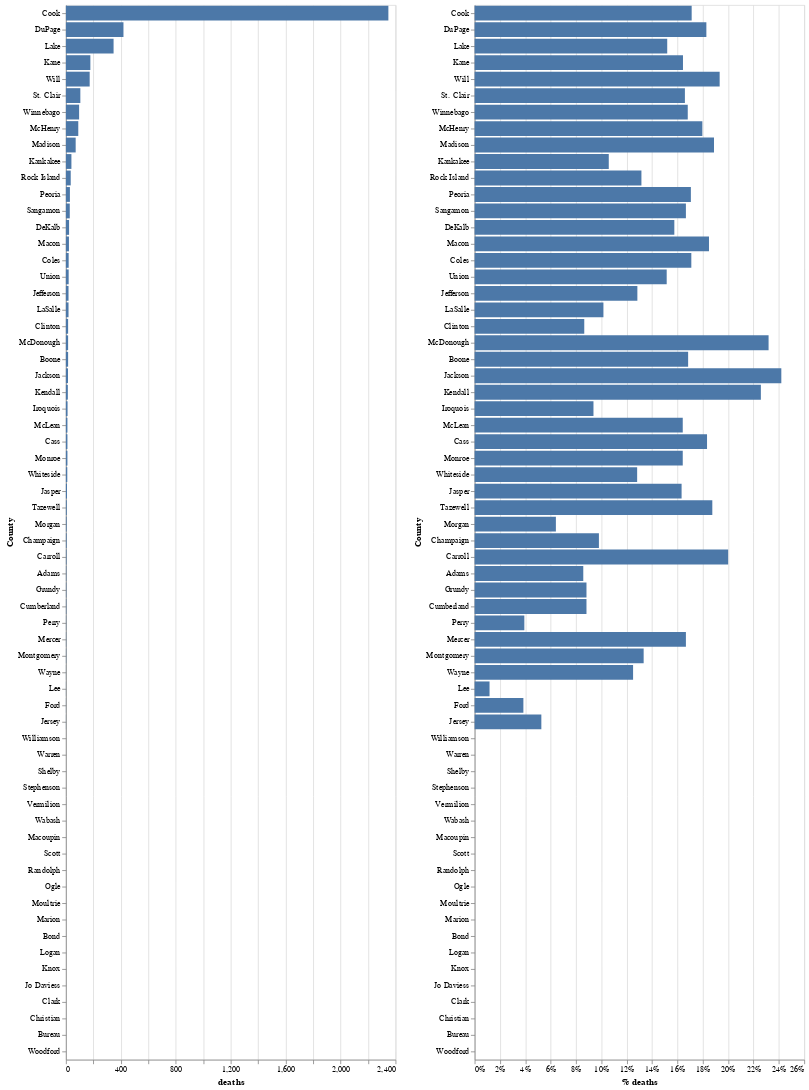

Notebook code for this chart:
### Code cell
import altair as alt
df1=df_county.sort_values(by=['deaths'], ascending=False).reset_index()
cols = ['Deaths Non LTC', 'LTC Deaths']
cols = ['LTC Deaths', 'Deaths Non LTC']


chart1 = alt.Chart(df_county.sort_values(by=['deaths'], ascending=False).reset_index()).mark_bar().encode(
    x='deaths:Q',
    y=alt.Y('County:O', sort='-x'),
    tooltip=['County', 'deaths', 'confirmed_cases', '% deaths']
)
chart2=chart1.encode(x=alt.X('% deaths', axis=alt.Axis(format='%')))
#chart2=chart1.encode(x=alt.X('% deaths'))


chart1 | chart2

### Figure 1 — Vega-Lite specification as saved in the notebook (floating-point values rounded to 4 significant figures)
{"config": {"view": {"continuousWidth": 400, "continuousHeight": 300}}, "hconcat": [{"mark": "bar", "encoding": {"tooltip": [{"type": "nominal", "field": "County"}, {"type": "quantitative", "field": "deaths"}, {"type": "quantitative", "field": "confirmed_cases"}, {"type": "quantitative", "field": "% deaths"}], "x": {"type": "quantitative", "field": "deaths"}, "y": {"type": "ordinal", "field": "County", "sort": "-x"}}}, {"mark": "bar", "encoding": {"tooltip": [{"type": "nominal", "field": "County"}, {"type": "quantitative", "field": "deaths"}, {"type": "quantitative", "field": "confirmed_cases"}, {"type": "quantitative", "field": "% deaths"}], "x": {"type": "quantitative", "axis": {"format": "%"}, "field": "% deaths"}, "y": {"type": "ordinal", "field": "County", "sort": "-x"}}}], "data": {"name": "data-fd2165aa9d3d090c9d3a70d346d48548"}, "$schema": "https://vega.github.io/schema/vega-lite/v4.8.1.json", "datasets": {"data-fd2165aa9d3d090c9d3a70d346d48548": [{"County": "Cook", "confirmed_cases": 13714, "deaths": 2348, "% deaths": 0.1712, "num of facilities": 292}, {"County": "DuPage", "confirmed_cases": 2292, "deaths": 419, "% deaths": 0.1828, "num of facilities": 67}, {"County": "Lake", "confirmed_cases": 2284, "deaths": 347, "% deaths": 0.1519, "num of facilities": 55}, {"County": "Kane", "confirmed_cases": 1083, "deaths": 178, "% deaths": 0.1644, "num of facilities": 44}, {"County": "Will", "confirmed_cases": 895, "deaths": 173, "% deaths": 0.1933, "num of facilities": 38}, {"County": "St. Clair", "confirmed_cases": 633, "deaths": 105, "% deaths": 0.1659, "num of facilities": 21}, {"County": "Winnebago", "confirmed_cases": 571, "deaths": 96, "% deaths": 0.1681, "num of facilities": 17}, {"County": "McHenry", "confirmed_cases": 501, "deaths": 90, "% deaths": 0.1796, "num of facilities": 14}, {"County": "Madison", "confirmed_cases": 376, "deaths": 71, "% deaths": 0.1888, "num of facilities": 21}, {"County": "Kankakee", "confirmed_cases": 378, "deaths": 40, "% deaths": 0.1058, "num of facilities": 12}, {"County": "Rock Island", "confirmed_cases": 266, "deaths": 35, "% deaths": 0.1316, "num of facilities": 14}, {"County": "Peoria", "confirmed_cases": 170, "deaths": 29, "% deaths": 0.1706, "num of facilities": 9}, {"County": "Sangamon", "confirmed_cases": 168, "deaths": 28, "% deaths": 0.1667, "num of facilities": 9}, {"County": "DeKalb", "confirmed_cases": 146, "deaths": 23, "% deaths": 0.1575, "num of facilities": 4}, {"County": "Macon", "confirmed_cases": 119, "deaths": 22, "% deaths": 0.1849, "num of facilities": 8}, {"County": "Coles", "confirmed_cases": 117, "deaths": 20, "% deaths": 0.1709, "num of facilities": 5}, {"County": "Union", "confirmed_cases": 132, "deaths": 20, "% deaths": 0.1515, "num of facilities": 3}, {"County": "Jefferson", "confirmed_cases": 148, "deaths": 19, "% deaths": 0.1284, "num of facilities": 5}, {"County": "LaSalle", "confirmed_cases": 187, "deaths": 19, "% deaths": 0.1016, "num of facilities": 7}, {"County": "Clinton", "confirmed_cases": 185, "deaths": 16, "% deaths": 0.08649, "num of facilities": 4}, {"County": "McDonough", "confirmed_cases": 69, "deaths": 16, "% deaths": 0.2319, "num of facilities": 3}, {"County": "Boone", "confirmed_cases": 95, "deaths": 16, "% deaths": 0.1684, "num of facilities": 2}, {"County": "Jackson", "confirmed_cases": 62, "deaths": 15, "% deaths": 0.2419, "num of facilities": 2}, {"County": "Kendall", "confirmed_cases": 62, "deaths": 14, "% deaths": 0.2258, "num of facilities": 3}, {"County": "Iroquois", "confirmed_cases": 128, "deaths": 12, "% deaths": 0.09375, "num of facilities": 3}, {"County": "McLean", "confirmed_cases": 67, "deaths": 11, "% deaths": 0.1642, "num of facilities": 3}, {"County": "Cass", "confirmed_cases": 60, "deaths": 11, "% deaths": 0.1833, "num of facilities": 2}, {"County": "Monroe", "confirmed_cases": 67, "deaths": 11, "% deaths": 0.1642, "num of facilities": 4}, {"County": "Whiteside", "confirmed_cases": 78, "deaths": 10, "% deaths": 0.1282, "num of facilities": 6}, {"County": "Jasper", "confirmed_cases": 49, "deaths": 8, "% deaths": 0.1633, "num of facilities": 1}, {"County": "Tazewell", "confirmed_cases": 32, "deaths": 6, "% deaths": 0.1875, "num of facilities": 5}, {"County": "Morgan", "confirmed_cases": 78, "deaths": 5, "% deaths": 0.0641, "num of facilities": 3}, {"County": "Champaign", "confirmed_cases": 51, "deaths": 5, "% deaths": 0.09804, "num of facilities": 6}, {"County": "Carroll", "confirmed_cases": 20, "deaths": 4, "% deaths": 0.2, "num of facilities": 1}, {"County": "Adams", "confirmed_cases": 35, "deaths": 3, "% deaths": 0.08571, "num of facilities": 4}, {"County": "Grundy", "confirmed_cases": 34, "deaths": 3, "% deaths": 0.08824, "num of facilities": 2}, {"County": "Cumberland", "confirmed_cases": 34, "deaths": 3, "% deaths": 0.08824, "num of facilities": 1}, {"County": "Perry", "confirmed_cases": 51, "deaths": 2, "% deaths": 0.03922, "num of facilities": 1}, {"County": "Mercer", "confirmed_cases": 12, "deaths": 2, "% deaths": 0.1667, "num of facilities": 1}, {"County": "Montgomery", "confirmed_cases": 15, "deaths": 2, "% deaths": 0.1333, "num of facilities": 2}, {"County": "Wayne", "confirmed_cases": 8, "deaths": 1, "% deaths": 0.125, "num of facilities": 2}, {"County": "Lee", "confirmed_cases": 85, "deaths": 1, "% deaths": 0.01176, "num of facilities": 1}, {"County": "Ford", "confirmed_cases": 26, "deaths": 1, "% deaths": 0.03846, "num of facilities": 4}, {"County": "Jersey", "confirmed_cases": 19, "deaths": 1, "% deaths": 0.05263, "num of facilities": 1}, {"County": "Williamson", "confirmed_cases": 2, "deaths": 0, "% deaths": 0.0, "num of facilities": 1}, {"County": "Warren", "confirmed_cases": 2, "deaths": 0, "% deaths": 0.0, "num of facilities": 1}, {"County": "Shelby", "confirmed_cases": 10, "deaths": 0, "% deaths": 0.0, "num of facilities": 3}, {"County": "Stephenson", "confirmed_cases": 2, "deaths": 0, "% deaths": 0.0, "num of facilities": 1}, {"County": "Vermilion", "confirmed_cases": 4, "deaths": 0, "% deaths": 0.0, "num of facilities": 1}, {"County": "Wabash", "confirmed_cases": 6, "deaths": 0, "% deaths": 0.0, "num of facilities": 2}, {"County": "Macoupin", "confirmed_cases": 12, "deaths": 0, "% deaths": 0.0, "num of facilities": 3}, {"County": "Scott", "confirmed_cases": 6, "deaths": 0, "% deaths": 0.0, "num of facilities": 1}, {"County": "Randolph", "confirmed_cases": 9, "deaths": 0, "% deaths": 0.0, "num of facilities": 3}, {"County": "Ogle", "confirmed_cases": 9, "deaths": 0, "% deaths": 0.0, "num of facilities": 2}, {"County": "Moultrie", "confirmed_cases": 5, "deaths": 0, "% deaths": 0.0, "num of facilities": 1}, {"County": "Marion", "confirmed_cases": 2, "deaths": 0, "% deaths": 0.0, "num of facilities": 1}, {"County": "Bond", "confirmed_cases": 4, "deaths": 0, "% deaths": 0.0, "num of facilities": 1}, {"County": "Logan", "confirmed_cases": 3, "deaths": 0, "% deaths": 0.0, "num of facilities": 1}, {"County": "Knox", "confirmed_cases": 13, "deaths": 0, "% deaths": 0.0, "num of facilities": 1}, {"County": "Jo Daviess", "confirmed_cases": 5, "deaths": 0, "% deaths": 0.0, "num of facilities": 2}, {"County": "Clark", "confirmed_cases": 7, "deaths": 0, "% deaths": 0.0, "num of facilities": 1}, {"County": "Christian", "confirmed_cases": 4, "deaths": 0, "% deaths": 0.0, "num of facilities": 2}, {"County": "Bureau", "confirmed_cases": 3, "deaths": 0, "% deaths": 0.0, "num of facilities": 1}, {"County": "Woodford", "confirmed_cases": 2, "deaths": 0, "% deaths": 0.0, "num of facilities": 1}]}}
